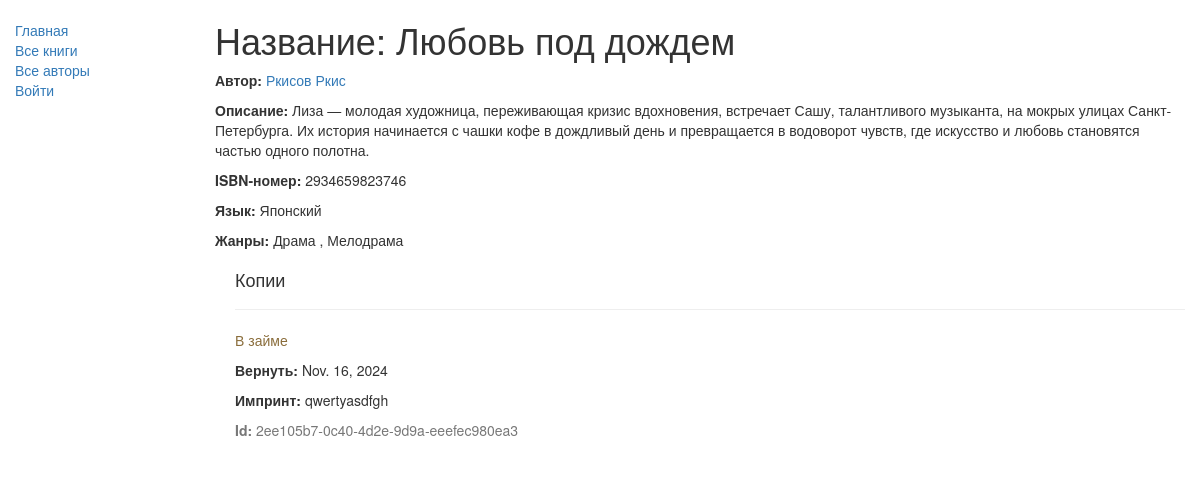
The page /catalog/book/9 on the database its author committed.
### catalog/models.py (models this page shows, shortened)
class Book(models.Model):
    title = models.CharField(max_length=200)
    author = models.ForeignKey('Author', on_delete=models.SET_NULL, null=True)
    summary = models.TextField(max_length=1000, help_text='Enter a brief description of the book')
    isbn = models.CharField('ISBN',
                            max_length=13,
                            help_text='13 Character <a href="https://www.isbn-international.org/content/what-isbn">ISBN number</a>')
    genre = models.ManyToManyField(Genre, help_text='Select a genre for this book')
    language = models.ForeignKey('Language', on_delete=models.SET_NULL, null=True)
    def display_genre(self):
        return ', '.join([ genre.name for genre in self.genre.all()[:3] ])
    display_genre.short_description = 'Genre'

class Author(models.Model):
    first_name = models.CharField(max_length=100)
    last_name = models.CharField(max_length=100)
    date_of_birth = models.DateField(null=True, blank=True)
    date_of_death = models.DateField('Died', null=True, blank=True)
    def __str__(self):
        return f'{self.last_name} {self.first_name}'
    class Meta:
        ordering = ['last_name']

class Language(models.Model):
    name = models.CharField(max_length=200,
                            unique=200,
                            help_text="Enter the book's natural language (e.g. English, French, Japanese etc.)")
    def __str__(self):
        return self.name
    class Meta:
        constraints = [
            UniqueConstraint(
                Lower('name'),
                name = 'language_name_case_insensitive_unique',
                violation_error_message = "Language already exists (case insensitive match)"
            )
    ]

class Genre(models.Model):
    name = models.CharField(max_length=200,
                            help_text='Enter a book genre (e.g. Science Fiction, French Poetry etc.)')
    def __str__(self):
        return self.name

class BookInstance(models.Model):
    id = models.UUIDField(primary_key=True,
                          default=uuid.uuid4,
                          help_text='Unique ID for this particular book across whole library')
    book = models.ForeignKey('Book', on_delete=models.SET_NULL, null=True)
    imprint = models.CharField(max_length=200)
    due_back = models.DateField(null=True, blank=True)
    borrower = models.ForeignKey(User, on_delete=SET_NULL, null=True, blank=True)
    LOAN_STATUS = (
        ('m', 'На обслуживании'),
        ('o', 'В займе'),
        ('a', 'Доступно'),
        ('r', 'Зарезервировано'),
    )
    status = models.CharField(max_length=1,
                              choices=LOAN_STATUS,
                              blank=True,
                              default='m',
                              help_text='Book availability')
    class Meta:
        ordering = ["due_back"]

### catalog/views.py (the view)
# urls.py: path('book/<int:pk>', views.BookDetailView.as_view(), name='book-detail'),
class BookDetailView(generic.DetailView):
    model = Book

### catalog/templates/catalog/book_detail.html
{% extends "base_generic.html" %}
{% block content %}
    <h1>Название: {{ book.title }}</h1>
    <p><strong>Автор: </strong> <a href="{% url 'author' %}">{{ book.author }}</a></p>
    <p><strong>Описание: </strong>{{ book.summary }}</p>
    <p><strong>ISBN-номер: </strong> {{ book.isbn }}</p>
    <p><strong>Язык: </strong> {{ book.language }}</p>
    <p><strong>Жанры: </strong>
        {% for genre in book.genre.all %}
                {{ genre }}
            {% if not forloop.last %},
            {% endif %}
        {% endfor %}
    </p>
    <div style="margin-left:20px; margin-top:20px">
        <h4>Копии</h4>
        {% for copy in book.bookinstance_set.all %}
        <hr>
        <p class="{% if copy.status == 'a' %}
                    text-success
                 {% elif copy.status == 'd' %}
                    text-danger
                 {% else %}
                    text-warning
                 {% endif %}">
            {{ copy.get_status_display }}
        </p>
        {% if copy.status != 'a' %}
            <p>
                <strong>Вернуть: </strong>
                {{ copy.due_back }}
            </p>
        {% endif %}
        <p><strong>Импринт: </strong>{{ copy.imprint }}</p>
        <p class="text-muted"><strong>Id:</strong> {{ copy.id }}</p>
        {% endfor %}
    </div>
{% endblock %}

### rows shown on the page
Book: title "Любовь под дождем", author "Ркисов Ркис", summary "Лиза — молодая художница, переживающая кризис вдохновения, встречает Сашу, талантливого музыканта, на мокрых улицах Санкт-Петербурга. Их история начинается с чашки кофе в дождливый день и превращается в водоворот чувств, где искусство и любовь становятся частью одного полотна.", isbn "2934659823746", language "Японский"
Genre: name "Драма"
Genre: name "Мелодрама"
BookInstance: status "В займе", due_back "Nov. 16, 2024", imprint "qwertyasdfgh", id "2ee105b7-0c40-4d2e-9d9a-eeefec980ea3"
